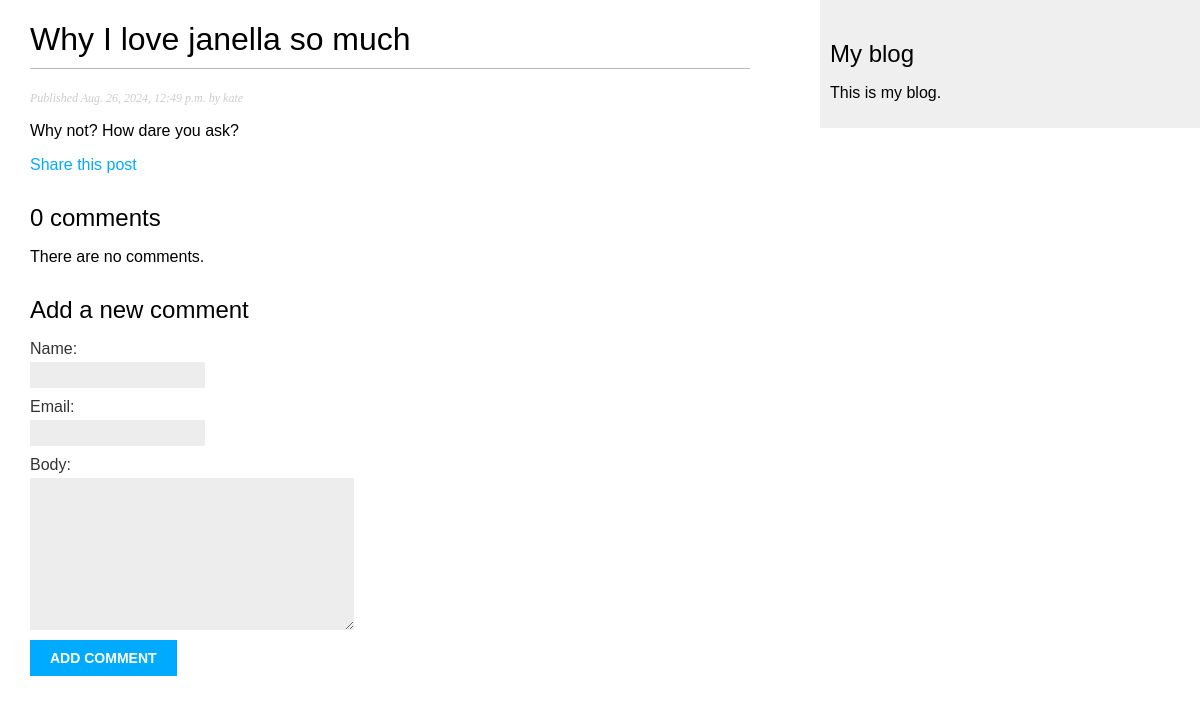
The page /blog/2024/8/26/why-i-love-janella-so-much/ on the database as committed earlier.
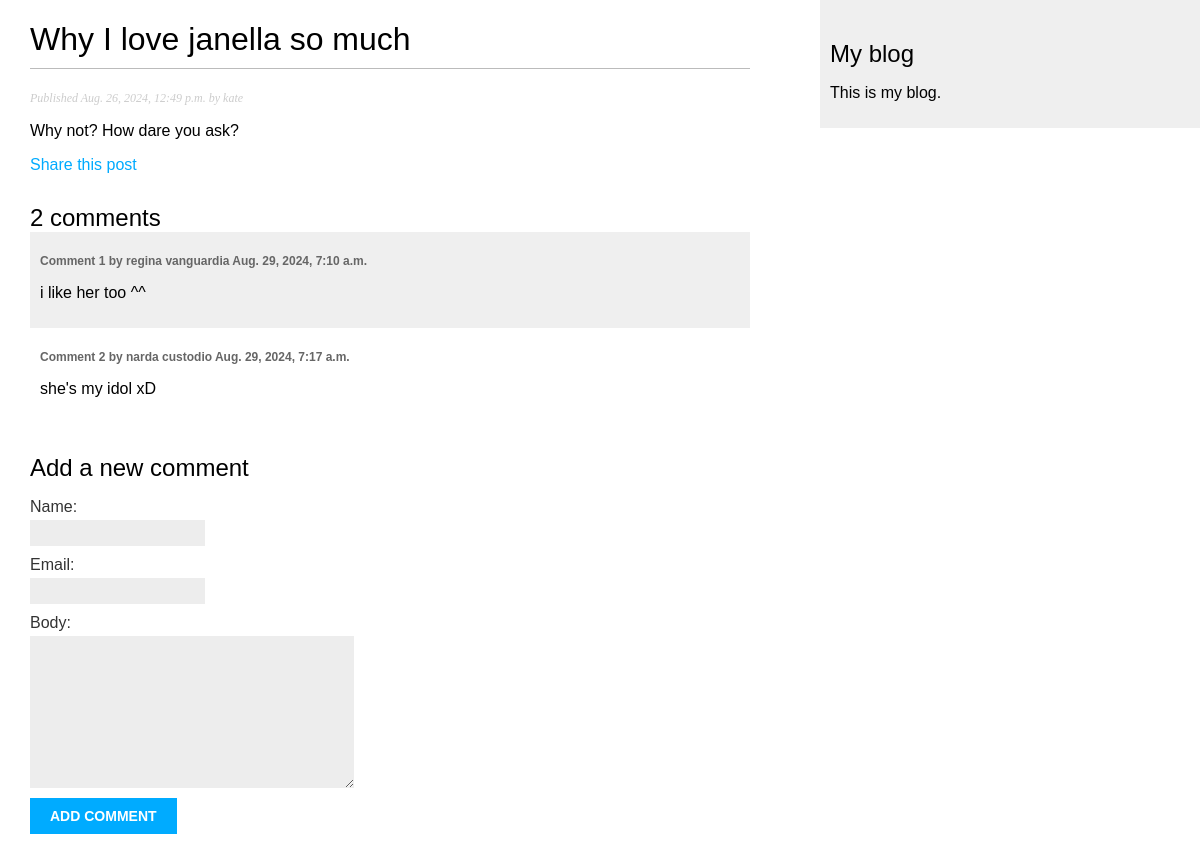
The same page on the database as committed later.
### blog/models.py (models this page shows, shortened)
class Post(models.Model):
    class Status(models.TextChoices):
        DRAFT = 'DF', 'Draft'
        PUBLISHED = 'PB', 'Published'
    title = models.CharField(max_length=250)
    slug = models.SlugField(max_length=250,
                            unique_for_date='publish')
    author = models.ForeignKey(User,
                            on_delete=models.CASCADE,
                            related_name='blog_posts')
    body = models.TextField()
    publish = models.DateTimeField(default=timezone.now())
    created = models.DateTimeField(auto_now_add=True)
    update = models.DateTimeField(auto_now=True)
    status = models.CharField(max_length=2,
                            choices=Status.choices,
                            default=Status.DRAFT)
    objects = models.Manager()
    published = PublishedManager()
    class Meta:
        ordering = ['-publish']
        indexes=[
            models.Index(fields=['-publish'])
        ]

class Comment(models.Model):
    post = models.ForeignKey(Post,
        on_delete=models.CASCADE,
        related_name='comments')
    name = models.CharField(max_length=80)
    email = models.EmailField()
    body = models.TextField()
    created = models.DateTimeField(auto_now_add=True)
    updated = models.DateTimeField(auto_now=True)
    active = models.BooleanField(default=True)
    class Meta:
        ordering = ['created']
        indexes = [
        models.Index(fields=['created']),
        ]

### blog/views.py (the view)
def post_detail(request, year, month, day, post):
    try:
        post = get_object_or_404(Post,
            status=Post.Status.PUBLISHED,
            slug=post,
            publish__year=year,
            publish__month=month,
            publish__day=day)
        comments = post.comments.filter(active=True)
        form = CommentForm()
    except Post.DoesNotExist:
        raise Http404('No Post found.')
    return render(request,
                  'blog/post/detail.html',
                  {'post': post, 'comments': comments, 'form': form})

### blog/forms.py
class CommentForm(forms.ModelForm):
    class Meta:
        model = Comment
        fields = ['name', 'email', 'body']

### blog/templates/blog/post/detail.html (shortened to what this page needs)
{% extends "blog/base.html" %}
{% block content %}
    <h1>{{ post.title }}</h1>
    <p class="date">
        Published {{ post.publish }} by {{ post.author }}
    </p>
    {{ post.body|linebreaks }}
    <p>
        <a href="{% url "blog:post_share" post.id %}">
        Share this post
        </a>
    </p>
    {% with comments.count as total_comments %}
        <h2>
        {{ total_comments }} comment{{ total_comments|pluralize }}
        </h2>
    {% endwith %}
    {% for comment in comments %}
        <div class="comment">
            <p class="info">
                Comment {{ forloop.counter }} by {{ comment.name }}
                {{ comment.created }}
            </p>
                {{ comment.body|linebreaks }}
                </div>
        {% empty %}
            <p>There are no comments.</p>
    {% endfor %}
    {% include "blog/post/includes/comment_form.html" %}
{% endblock %}

### blog/templates/blog/base.html (shortened to what this page needs)
{% load static %}
<!DOCTYPE html>
<html lang="en">
<head>
    <link rel="stylesheet" href="{% static 'css/blog.css' %}">
</head>
<body>
    <div id="content">
        {% block content %}
        {% endblock %}
    </div>
    <div id="sidebar">
        <h2>My blog</h2>
        <p>This is my blog.</p>
    </div>
</body>
</html>

### blog/templates/blog/post/includes/comment_form.html (shortened to what this page needs)
<h2>Add a new comment</h2>
<form action="{% url "blog:post_comment" post.id %}" method="post">
    {{ form.as_p }}
    <p><input type="submit" value="Add comment"></p>
</form>

### blog/static/css/blog.css (style rules this page uses)
body { margin:0; padding:0; font-family:helvetica, sans-serif; }
a { color:#00abff; text-decoration:none; }
h1 { font-weight:normal; border-bottom:1px solid #bbb; padding:0 0 10px 0; }
h2 { font-weight:normal; margin:30px 0 0; }
#content { float:left; width:60%; padding:0 0 0 30px; }
#sidebar { float:right; width:30%; padding:10px; background:#efefef; height:100%; }
p.date { color:#ccc; font-family: georgia, serif; font-size: 12px; font-style: italic; }
label { float:left; clear:both; color:#333; margin-bottom:4px; }
input, textarea { clear:both; float:left; margin:0 0 10px; background:#ededed; border:0; padding:6px 10px; font-size:12px; }
input[type=submit] { font-weight:bold; background:#00abff; color:#fff; padding:10px 20px; font-size:14px; text-transform:uppercase; }
.comment { padding:10px; }
.comment:nth-child(even) { background:#efefef; }
.comment .info { font-weight:bold; font-size:12px; color:#666; }

Rows that differ between the two databases and show on the page:
added Comment: name "regina vanguardia", created "Aug. 29, 2024, 7:10 a.m.", body "i like her too ^^"
added Comment: name "narda custodio", created "Aug. 29, 2024, 7:17 a.m.", body "she's my idol xD"
Other text that changed with them:
{{ total_comments }}: "0" → "2"
text no longer shown: "There are no comments."
